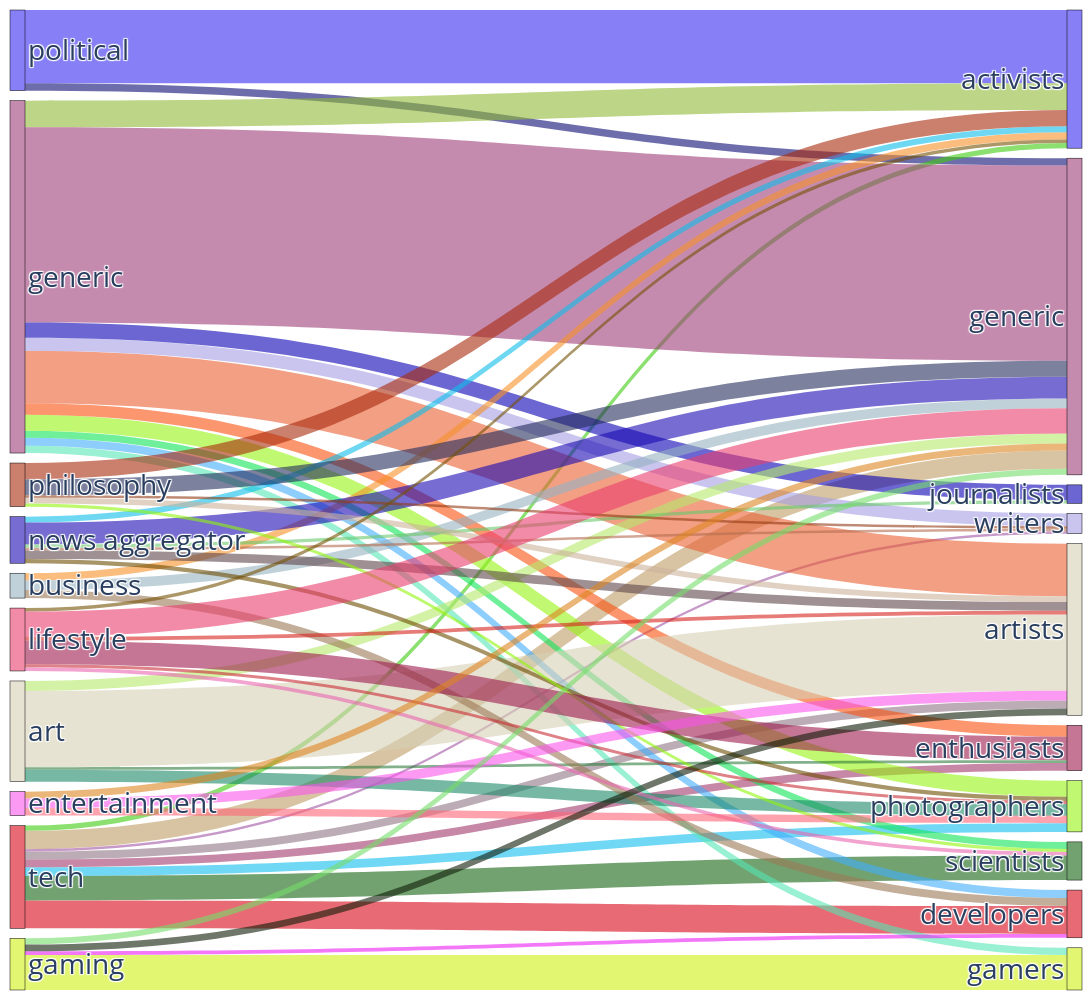

Source (notebook cell):
### Code cell
import pandas as pd
import plotly.graph_objects as go
import re
from sentence_transformers import SentenceTransformer
from sklearn.cluster import AgglomerativeClustering
from collections import defaultdict, Counter
import random

file_path = "../data/classified_posts/classified_starter_packs_hpc.csv"
df = pd.read_csv(file_path)

def normalize_classification(text, is_starter_pack=False):
    if pd.isna(text):
        return ""
    text = text.lower()
    text = re.sub(r"\(.*?\)", "", text)
    text = re.sub(r"-.*", "", text).strip()
    if "n/a" in text or "unknown" in text:
        return ""
    text = re.sub(r"[^\w\s]", "", text)

    # Normalize singular forms
    singular_to_plural = {
        "art": "arts",
    }
    for singular, plural in singular_to_plural.items():
        if singular == text:
            text = plural
            break

    # Shared rule: anything with "anti" goes to activism
    if "anti" in text:
        return "activism"

    if is_starter_pack:
        starter_keywords = {"social media", "media", "social"}
        if any(keyword in text for keyword in starter_keywords):
            return "generic"
        if "creative" in text or "anime" in text:
            return "art"
    else:
        participant_keywords = {
            "friend", "individual", "fan", "influencer",
            "user", "users", "social media", "social circle", "community", "people", "consumers", "learners"
        }
        if any(keyword in text for keyword in participant_keywords):
            return "generic"
        if "creator" in text or "creative" in text:
            return "artists"

    return text

df["cleaned_starter_pack"] = df["starter_pack_classification"].apply(
    lambda x: normalize_classification(x, is_starter_pack=True)
)
df["cleaned_participants"] = df["participants_classification"].apply(normalize_classification)

df = df[(df["cleaned_starter_pack"] != "") & (df["cleaned_participants"] != "")]

# Semantic clustering
embedder = SentenceTransformer("all-MiniLM-L6-v2")

def cluster_and_label_semantic(labels, n_clusters=30, side="starter_pack"):
    embeddings = embedder.encode(labels, convert_to_tensor=False)
    clustering_model = AgglomerativeClustering(n_clusters=n_clusters)
    cluster_labels = clustering_model.fit_predict(embeddings)

    clusters = defaultdict(list)
    for label, cluster_id in zip(labels, cluster_labels):
        clusters[cluster_id].append(label)

    rep_map = {}
    for cluster_id, members in clusters.items():
        counts = Counter(df[df[f"cleaned_{side}"].isin(members)][f"cleaned_{side}"])
        representative = counts.most_common(1)[0][0] if counts else members[0]
        for m in members:
            rep_map[m] = representative

    return rep_map

starter_pack_map = cluster_and_label_semantic(df["cleaned_starter_pack"].unique(), n_clusters=30, side="starter_pack")
participant_map = cluster_and_label_semantic(df["cleaned_participants"].unique(), n_clusters=30, side="participants")

df["grouped_starter_pack"] = df["cleaned_starter_pack"].map(starter_pack_map)
df["grouped_participants"] = df["cleaned_participants"].map(participant_map)

# Filter top 20 most frequent
top_20_starter_packs = df["grouped_starter_pack"].value_counts().nlargest(10).index
top_20_participants = df["grouped_participants"].value_counts().nlargest(10).index

df = df[df["grouped_starter_pack"].isin(top_20_starter_packs)]
df = df[df["grouped_participants"].isin(top_20_participants)]

starter_pack_classes = df["grouped_starter_pack"].unique()
participant_classes = df["grouped_participants"].unique()

starter_pack_class_map = {label: idx for idx, label in enumerate(starter_pack_classes)}
participant_class_map = {label: idx + len(starter_pack_classes) for idx, label in enumerate(participant_classes)}

df["source"] = df["grouped_starter_pack"].map(starter_pack_class_map)
df["target"] = df["grouped_participants"].map(participant_class_map)

source_target_counts = (
    df.groupby(["source", "target"])
    .size()
    .reset_index(name="value")
)

min_link_threshold = 100
source_target_counts = source_target_counts[source_target_counts["value"] >= min_link_threshold]

labels = list(starter_pack_class_map.keys()) + list(participant_class_map.keys())

def generate_random_color():
    return f"rgba({random.randint(0, 255)}, {random.randint(0, 255)}, {random.randint(0, 255)}, 0.6)"

colors = [generate_random_color() for _ in range(len(source_target_counts))]

node_colors = defaultdict(list)
for idx, (source, target, value) in enumerate(source_target_counts.itertuples(index=False, name=None)):
    node_colors[source].append((colors[idx], value))  
    node_colors[target].append((colors[idx], value)) 

def get_dominant_color(color_value_pairs):
    color_weights = defaultdict(float)
    for color, value in color_value_pairs:
        color_weights[color] += value
    return max(color_weights, key=color_weights.get)

node_colors_dominant = [get_dominant_color(node_colors[i]) if i in node_colors else "rgba(200, 200, 200, 0.6)" for i in range(len(labels))]

sankey_fig = go.Figure(go.Sankey(
    node=dict(
        pad=10,
        thickness=15,
        line=dict(color="black", width=0.5),
        label=labels,
        color=node_colors_dominant
    ),
    link=dict(
        source=source_target_counts["source"],
        target=source_target_counts["target"],
        value=source_target_counts["value"],
        color=colors
    )
))

sankey_fig.update_layout(
    width=1400,
    height=1000,
    margin=dict(l=10, r=10, t=10, b=10),
    hovermode="x unified",
    font=dict(size=28)
)

sankey_fig.write_image("sankey_diagram_semantic.png", scale=2)
sankey_fig.show()

### Figure 1 — Plotly figure (JSON) as saved in the notebook; plotly's stock layout.template omitted (floating-point values rounded to 4 significant figures)
{"data": [{"link": {"color": ["rgba(56, 42, 241, 0.6)", "rgba(14, 13, 115, 0.6)", "rgba(63, 204, 16, 0.6)", "rgba(216, 8, 24, 0.6)", "rgba(191, 155, 101, 0.6)", "rgba(144, 118, 133, 0.6)", "rgba(21, 100, 17, 0.6)", "rgba(17, 191, 239, 0.6)", "rgba(162, 86, 166, 0.6)", "rgba(162, 56, 107, 0.6)", "rgba(144, 185, 54, 0.6)", "rgba(65, 173, 252, 0.6)", "rgba(159, 63, 123, 0.6)", "rgba(234, 96, 51, 0.6)", "rgba(18, 229, 89, 0.6)", "rgba(152, 243, 19, 0.6)", "rgba(165, 159, 227, 0.6)", "rgba(249, 81, 14, 0.6)", "rgba(11, 0, 180, 0.6)", "rgba(86, 231, 180, 0.6)", "rgba(182, 233, 107, 0.6)", "rgba(216, 209, 180, 0.6)", "rgba(28, 137, 103, 0.6)", "rgba(49, 126, 63, 0.6)", "rgba(247, 146, 40, 0.6)", "rgba(156, 120, 86, 0.6)", "rgba(151, 179, 194, 0.6)", "rgba(14, 190, 235, 0.6)", "rgba(28, 11, 178, 0.6)", "rgba(96, 73, 75, 0.6)", "rgba(109, 77, 3, 0.6)", "rgba(180, 109, 79, 0.6)", "rgba(106, 200, 108, 0.6)", "rgba(169, 42, 12, 0.6)", "rgba(38, 46, 92, 0.6)", "rgba(203, 179, 155, 0.6)", "rgba(146, 246, 12, 0.6)", "rgba(148, 60, 22, 0.6)", "rgba(118, 83, 5, 0.6)", "rgba(234, 62, 109, 0.6)", "rgba(213, 36, 31, 0.6)", "rgba(233, 103, 176, 0.6)", "rgba(202, 48, 55, 0.6)", "rgba(157, 27, 78, 0.6)", "rgba(222, 133, 34, 0.6)", "rgba(251, 86, 235, 0.6)", "rgba(254, 100, 119, 0.6)", "rgba(236, 31, 243, 0.6)", "rgba(118, 222, 105, 0.6)", "rgba(16, 29, 8, 0.6)", "rgba(209, 241, 20, 0.6)"], "source": [0, 0, 1, 1, 1, 1, 1, 1, 1, 1, 2, 2, 2, 2, 2, 2, 2, 2, 2, 2, 3, 3, 3, 3, 4, 4, 4, 5, 5, 5, 5, 5, 5, 6, 6, 6, 6, 6, 7, 7, 7, 7, 7, 7, 8, 8, 8, 9, 9, 9, 9], "target": [10, 12, 10, 11, 12, 13, 14, 15, 16, 17, 10, 11, 12, 13, 14, 15, 16, 17, 18, 19, 12, 13, 15, 17, 10, 11, 12, 10, 12, 13, 15, 16, 18, 10, 12, 13, 14, 16, 10, 12, 13, 14, 15, 17, 12, 13, 15, 11, 12, 13, 19], "value": [3171, 320, 226, 1209, 793, 346, 1061, 374, 101, 337, 1154, 346, 8453, 2274, 304, 692, 555, 498, 662, 317, 434, 3298, 512, 114, 314, 346, 415, 256, 946, 375, 182, 118, 140, 710, 687, 254, 132, 105, 151, 1101, 166, 156, 130, 1019, 295, 417, 326, 165, 265, 296, 1510]}, "node": {"color": ["rgba(56, 42, 241, 0.6)", "rgba(216, 8, 24, 0.6)", "rgba(159, 63, 123, 0.6)", "rgba(216, 209, 180, 0.6)", "rgba(151, 179, 194, 0.6)", "rgba(28, 11, 178, 0.6)", "rgba(169, 42, 12, 0.6)", "rgba(234, 62, 109, 0.6)", "rgba(251, 86, 235, 0.6)", "rgba(209, 241, 20, 0.6)", "rgba(56, 42, 241, 0.6)", "rgba(216, 8, 24, 0.6)", "rgba(159, 63, 123, 0.6)", "rgba(216, 209, 180, 0.6)", "rgba(21, 100, 17, 0.6)", "rgba(152, 243, 19, 0.6)", "rgba(165, 159, 227, 0.6)", "rgba(157, 27, 78, 0.6)", "rgba(11, 0, 180, 0.6)", "rgba(209, 241, 20, 0.6)"], "label": ["political", "tech", "generic", "art", "business", "news aggregator", "philosophy", "lifestyle", "entertainment", "gaming", "activists", "developers", "generic", "artists", "scientists", "photographers", "writers", "enthusiasts", "journalists", "gamers"], "line": {"color": "black", "width": 0.5}, "pad": 10, "thickness": 15}, "type": "sankey"}], "layout": {"font": {"size": 28}, "height": 1000, "hovermode": "x unified", "margin": {"b": 10, "l": 10, "r": 10, "t": 10}, "width": 1400}}
